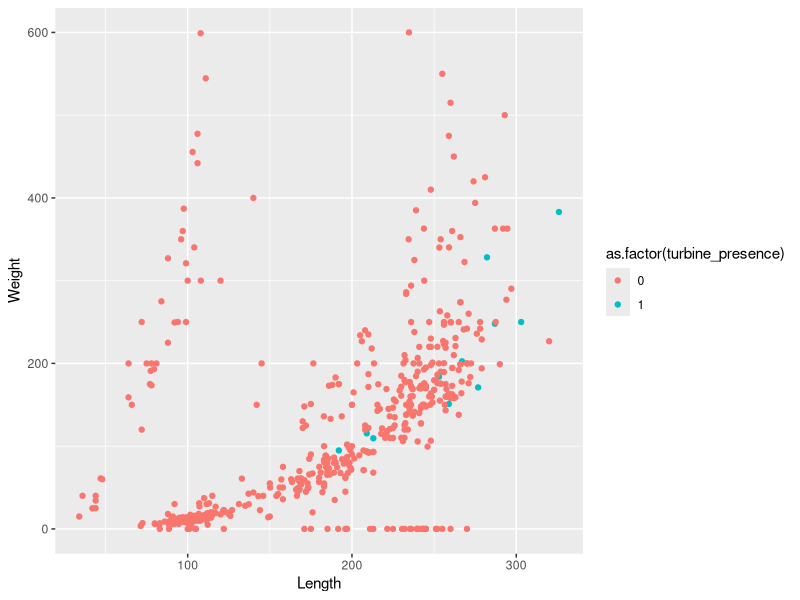
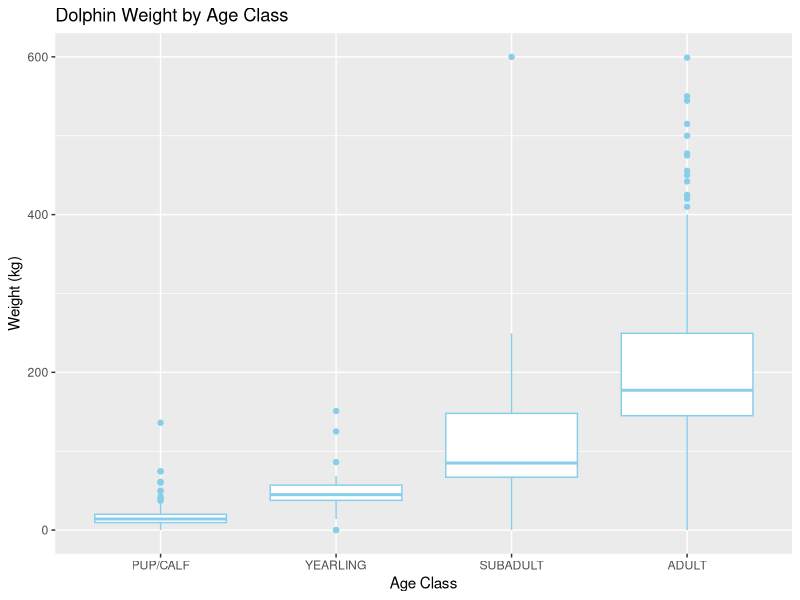
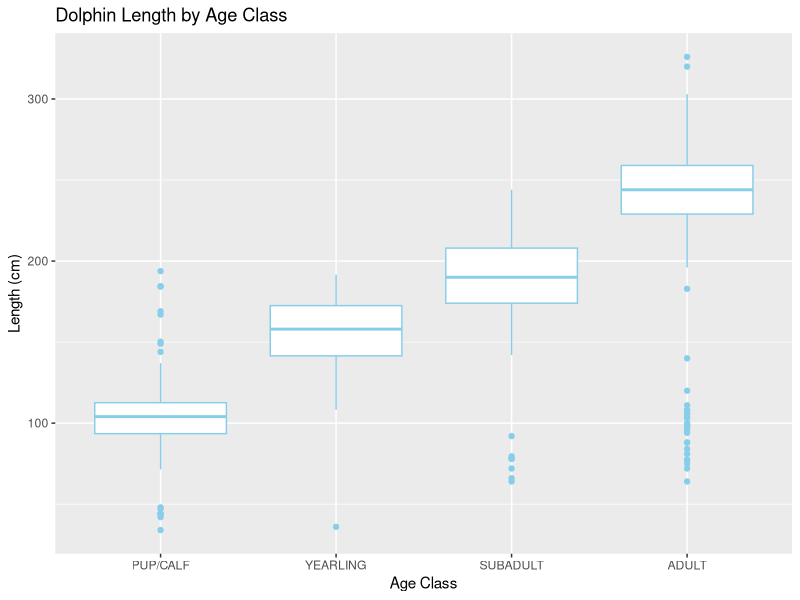
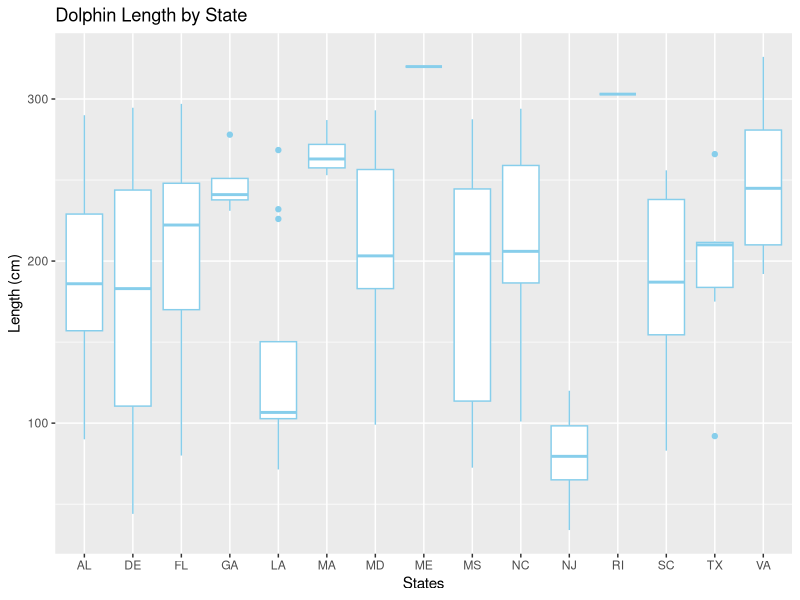
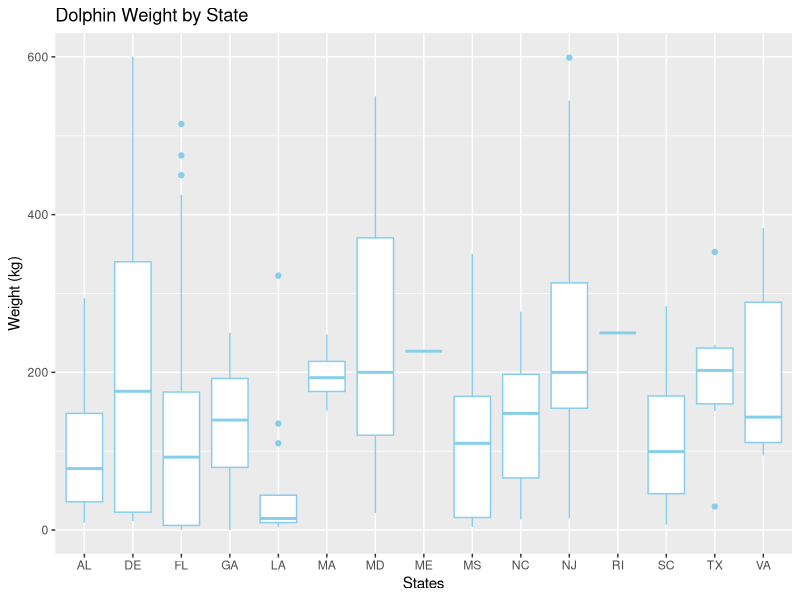
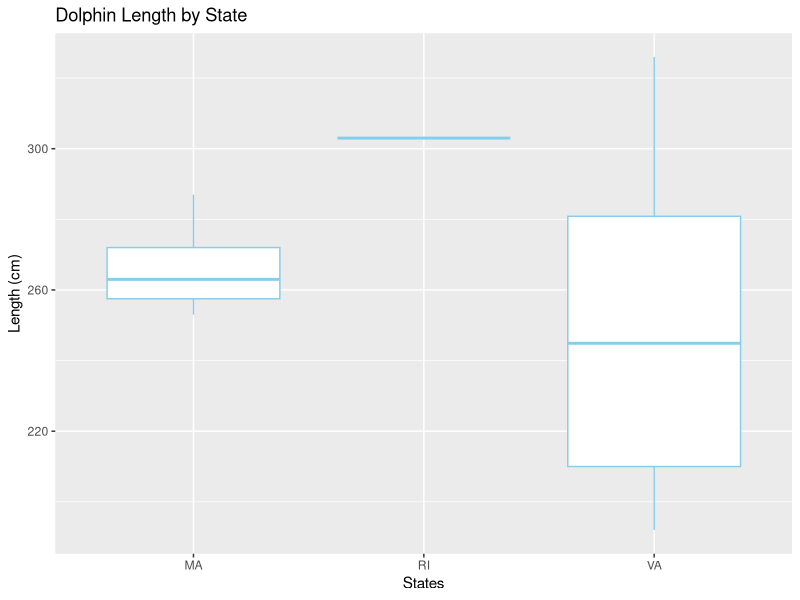
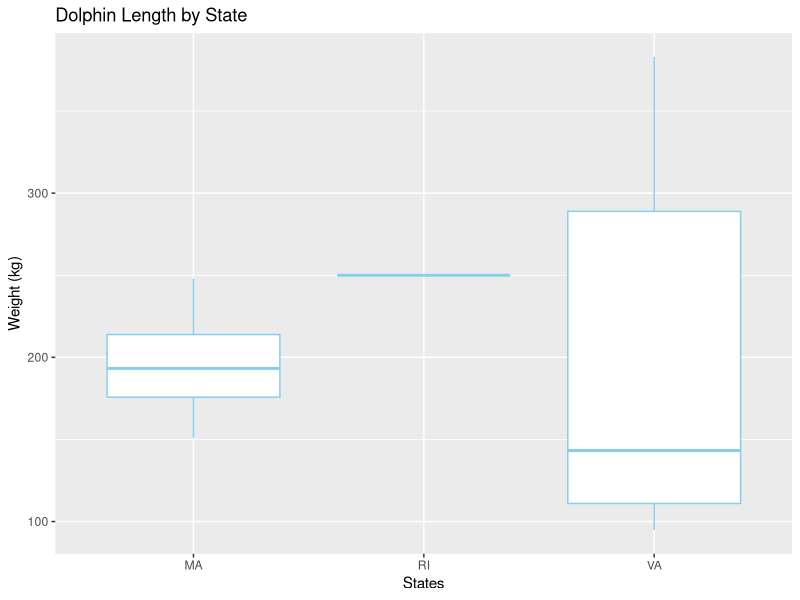
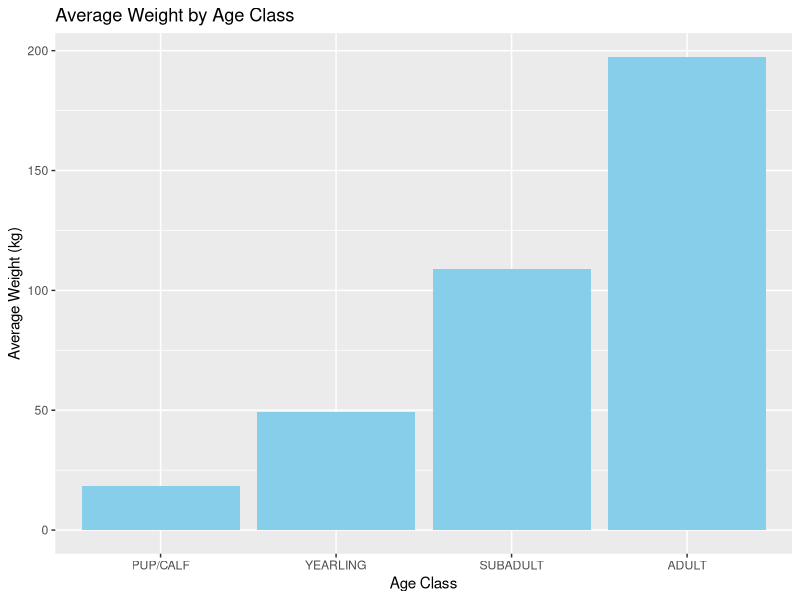

These charts were generated, in order, by the following R code:
## ---- chunk 1
knitr::opts_chunk$set(echo = TRUE)
## ---- chunk 2
#loading packages
library(tidyverse)
library(ggplot2)
library(GGally)
library(rmarkdown)
#setting WD
setwd("/home/guest/Stat_Modeling_Lab/ENV710Ayoung_Emma")

original_data <- read.csv("dolphins.csv")

#read in data for problems 1-2
strandings <- read.csv("dolphins_cleaned.csv")
#attach data
attach(strandings)

## ---- chunk 3
#remove NAs
cleaned_strandings <- na.omit(strandings)

#remove unneeded covariates
cleaned_strandings <- subset(cleaned_strandings, select = -c(Shot, Fishery.Interaction, Boat.Collision))

#removing blanks in Age.Class
cleaned_strandings <- cleaned_strandings[!grepl("^\\s*$", cleaned_strandings$Age.Class), ]
#removing unknowns in Age.Class
cleaned_strandings <- cleaned_strandings[!cleaned_strandings$Age.Class %in% c("UNKNOWN"), ]
#removing unknowns in Sex
cleaned_strandings <- cleaned_strandings[!cleaned_strandings$Sex %in% c("UNKNOWN"), ]

#create binary covariate for wind turbine presence in state
cleaned_strandings <- cleaned_strandings %>%
  mutate(turbine_presence = if_else(State %in% c("VA", "NY", "RI", "MA"), 1, 0))

write.csv(cleaned_strandings, "cleaned_strandings", row.names = FALSE)
#strandings_test <- read.csv("cleaned_strandings")


#creating subset using collision observations
subset <- cleaned_strandings[!grepl("^\\s*$", cleaned_strandings$Boat.Collision), ]

#create new csv file for future editing
subset <- subset[!subset$Boat.Collision %in% c("C"), ]

#count of strandings in wind farm states = 6
sum(subset$turbine_presence)

#count of strandings in turbine states = 11
sum(cleaned_strandings$turbine_presence)

## ---- chunk 4
#visualizing length and weight by presence of turbines
plot <- ggplot(cleaned_strandings, aes(x = Length, y = Weight, color = as.factor(turbine_presence))) +
  geom_point()
plot

#I like visualizing this data better with box plots
age_class_order <- c("PUP/CALF", "YEARLING", "SUBADULT", "ADULT")

boxplot1 <- ggplot(cleaned_strandings, aes(x = factor(Age.Class, levels = age_class_order), y = Weight)) +
  geom_boxplot(color="skyblue") +
  labs(x = "Age Class", y = "Weight (kg)") +
  ggtitle("Dolphin Weight by Age Class")
boxplot1

boxplot2 <- ggplot(cleaned_strandings, aes(x = factor(Age.Class, levels = age_class_order), y = Length)) +
  geom_boxplot(color="skyblue") +
  labs(x = "Age Class", y = "Length (cm)") +
  ggtitle("Dolphin Length by Age Class")
boxplot2

state_plot <- ggplot(cleaned_strandings, aes(x = State, y = Length)) +
  geom_boxplot(color="skyblue") +
  labs(x = "States", y = "Length (cm)") +
  ggtitle("Dolphin Length by State")
state_plot

state_plot2 <- ggplot(cleaned_strandings, aes(x = State, y = Weight)) +
  geom_boxplot(color="skyblue") +
  labs(x = "States", y = "Weight (kg)") +
  ggtitle("Dolphin Weight by State")
state_plot2

subset_turbines <- filter(cleaned_strandings, State %in% c("VA", "NY", "RI", "MA"))

state_turbines <- ggplot(subset_turbines, aes(x = State, y = Length)) +
  geom_boxplot(color="skyblue") +
  labs(x = "States", y = "Length (cm)") +
  ggtitle("Dolphin Length by State")
state_turbines

state_turbines2 <- ggplot(subset_turbines, aes(x = State, y = Weight)) +
  geom_boxplot(color="skyblue") +
  labs(x = "States", y = "Weight (kg)") +
  ggtitle("Dolphin Length by State")
state_turbines2


#visualizing weight by age class
avg_weight <- aggregate(Weight ~ Age.Class, data = cleaned_strandings, FUN = mean)

avg_weight <- avg_weight[order(-avg_weight$Weight), ]

plot1 <- ggplot(avg_weight, aes(x = reorder(Age.Class, Weight), y = Weight)) +
  geom_bar(stat = "identity", fill = "skyblue") +
  labs(x = "Age Class", y = "Average Weight (kg)") +
  ggtitle("Average Weight by Age Class")
plot1

#visualizing length by age class
avg_lengths <- aggregate(Length ~ Age.Class, data = cleaned_strandings, FUN = mean)

avg_lengths <- avg_lengths[order(-avg_lengths$Length), ]

plot2 <- ggplot(avg_lengths, aes(x = reorder(Age.Class, Length), y = Length)) +
  geom_bar(stat = "identity", fill = "skyblue") +
  labs(x = "Age Class", y = "Average Length") +
  ggtitle("Average Length by Age Class")
plot2

#visualizing sex by presence of turbines
plot3 <- ggplot(cleaned_strandings, aes(x = Sex, fill = factor(turbine_presence))) +
  geom_bar(position = "stack") +
  labs(x = "Sex", y = "Count", fill = "Presence of Turbines") +
  ggtitle("Sex vs Presence of Turbines")
plot3

#visualizing age class by presence of turbines
age_class_order <- c("PUP/CALF", "YEARLING", "SUBADULT", "ADULT")

plot4 <- ggplot(cleaned_strandings, aes(x = factor(Age.Class, levels = age_class_order), fill = factor(turbine_presence))) +
  geom_bar(position = "stack") +
  labs(x = "Age Class", y = "Count", fill = "Presence of Turbines") +
  ggtitle("Age Class vs Presence of Turbines")
plot4

## ---- chunk 5
#Fitting a regression model (Turbine Presence)
fit_1 <- lm(turbine_presence~1, data = cleaned_strandings)
#Summary of the regression model fit_1
summary(fit_1)

#Checking the structure of Cleaned_strandings
str(cleaned_strandings)

#Fitting a regression model (finding the odds of different sex in offshore wind states)
fit_2 <- glm(turbine_presence~Sex,family='binomial', data = cleaned_strandings)
#Summary of the regression model fit_2
summary(fit_2)

#Plot for fit_1
fit_2_plot <- ggplot(cleaned_strandings, aes(x =Length, y =turbine_presence)) +
geom_point(shape = 1) +
xlab("Length of Bottlenose Dolphins Strandings") +
ylab("Presence of Wind Turbines") +
scale_y_continuous(breaks = c(0, 1), labels = c("No", "Yes"),limits = c(0,1))
fit_2_plot

#Fitting a regression model (Wind Turbine presence & Weight)
fit_3 <- glm(turbine_presence~Length+Weight,family='binomial', data = cleaned_strandings)
#Summary of the regression model fit_2
summary(fit_3)

#Log odds of turbines presence
cleaned_strandings$log_odds_turbines<-predict(fit_3,type="link")
#Plot for fit_2
fit_3_plot <- ggplot(cleaned_strandings, aes(x =Length,y=log_odds_turbines, color=Weight)) +
geom_point(shape = 1) +
geom_smooth(method=glm)+
xlab("Weight of Bottlenose Dolphins Strandings") +
ylab("Presence of Wind Turbines")
#Plot
fit_3_plot


## ---- chunk 6
#remove unneeded covariates
cleaned_strandings_test <- subset(strandings, select = -c(Shot, Fishery.Interaction, Boat.Collision, Weight))

#remove NAs
cleaned_strandings_test <- na.omit(cleaned_strandings_test)

#removing blanks in Age.Class
cleaned_strandings_test <- cleaned_strandings_test[!grepl("^\\s*$", cleaned_strandings_test$Age.Class), ]
#removing unknowns in Age.Class
cleaned_strandings_test <- cleaned_strandings_test[!cleaned_strandings_test$Age.Class %in% c("UNKNOWN"), ]
#removing unknowns in Sex
cleaned_strandings_test <- cleaned_strandings_test[!cleaned_strandings_test$Sex %in% c("UNKNOWN"), ]

#create binary covariate for wind turbine presence in state
cleaned_strandings_test <- cleaned_strandings_test %>%
  mutate(turbine_presence = if_else(State %in% c("VA", "NY", "RI", "MA"), 1, 0))

#count of strandings in wind farm states = 80
sum(cleaned_strandings_test$turbine_presence)

turbine_data <- cleaned_strandings_test[cleaned_strandings_test$State %in% c("VA", "NY", "RI", "MA"), ]

#covarients used: states, turbine presence, sex, length, weight, age class

#States info
table(cleaned_strandings_test$State)
# 15 states included
# Most strandings were in Florida (295) and Texas (306)
# Least were in Maine (1) and Rhode Island (1)
# States with offshore wind: Virginia, New York, Rhode Island, and Massachusetts 

#count of strandings in wind farm states = 80
sum(cleaned_strandings_test$turbine_presence)

#Length info
# average overall length 194.2091 
mean(cleaned_strandings_test$Length)
# average offshore wind length = 198.175
mean(turbine_data$Length)

#I like visualizing this data better with box plots
age_class_order <- c("PUP/CALF", "YEARLING", "SUBADULT", "ADULT")

boxplot2 <- ggplot(cleaned_strandings_test, aes(x = factor(Age.Class, levels = age_class_order), y = Length)) +
  geom_boxplot(fill="skyblue") +
  labs(x = "Age Class", y = "Length (cm)") +
  ggtitle("Dolphin Length by Age Class")
boxplot2

state_plot <- ggplot(cleaned_strandings_test, aes(x = State, y = Length)) +
  geom_boxplot(fill="skyblue") +
  labs(x = "States", y = "Length (cm)") +
  ggtitle("Dolphin Length by State")
state_plot

state_turbines <- ggplot(turbine_data, aes(x = State, y = Length)) +
  geom_boxplot(fill="skyblue") +
  labs(x = "States", y = "Length (cm)") +
  ggtitle("Dolphin Length by State")
state_turbines

standings_wf_state <- ggplot(turbine_data, aes(x = State)) +
  geom_bar(fill = "skyblue") +
  labs(x = "States", y = "Number of Strandings") +
  ggtitle("Number of Dolphin Strandings by Offshore Wind States")
standings_wf_state

standings_state <- ggplot(cleaned_strandings_test, aes(x = State)) +
  geom_bar(fill = "skyblue") +
  labs(x = "States", y = "Number of Strandings") +
  ggtitle("Number of Dolphin Strandings by Offshore Wind States")
standings_state

plot4 <- ggplot(cleaned_strandings_test, aes(x = factor(Age.Class, levels = age_class_order), fill = factor(turbine_presence))) +
  geom_bar(position = "stack") +
  labs(x = "Age Class", y = "Count", fill = "Presence of Turbines") +
  ggtitle("Age Class vs Presence of Turbines")
plot4
